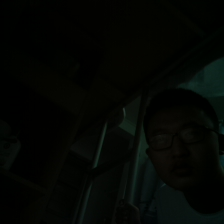
#> input picture photo.jpg, 224 x 224 px
$ python -i imageenhancement.py   (imports and definitions only)
#> lines starting #> are read from the running program, lines starting #| are printed output that depends on the picture
#-*- coding: UTF-8 -*-

from PIL import Image
from PIL import ImageEnhance

#原始图像
#image = Image.open('D:\dark.jpg')
#image.show()
def imageenhance(path):
    #亮度增强
#> called with path = 'photo.jpg'
    image = Image.open(path)
#> image is the input picture: PIL image 224x224 RGB; mean R, G, B 3.6, 6.2, 3.1
    enh_bri = ImageEnhance.Brightness(image)
    brightness = 3.0
    image_brightened = enh_bri.enhance(brightness)
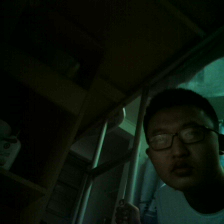
#> image_brightened: PIL image 224x224 RGB; mean R, G, B 10.9, 18.7, 9.4
    #image_brightened.show()
    #色度增强
    enh_col = ImageEnhance.Color(image_brightened)
    color = 2.7
    image_colored = enh_col.enhance(color)
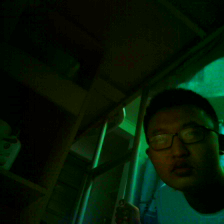
#> image_colored: PIL image 224x224 RGB; mean R, G, B 6.1, 24.2, 6.7
    #image_colored.show()
    #对比度增强
    enh_con = ImageEnhance.Contrast(image_colored)
    contrast = 2.5
    image_contrasted = enh_con.enhance(contrast)
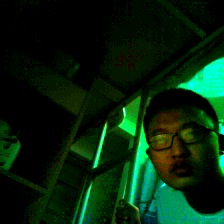
#> image_contrasted: PIL image 224x224 RGB; mean R, G, B 4.7, 36.9, 12.3
    #image_contrasted.show()
    #锐度增强
    enh_sha = ImageEnhance.Sharpness(image_contrasted)
    sharpness = 4.5
    image_sharped = enh_sha.enhance(sharpness)
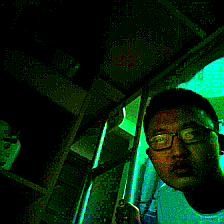
#> image_sharped: PIL image 224x224 RGB; mean R, G, B 5.8, 37.5, 13.1
    image_sharped.show()

>>> result = imageenhance('photo.jpg')
